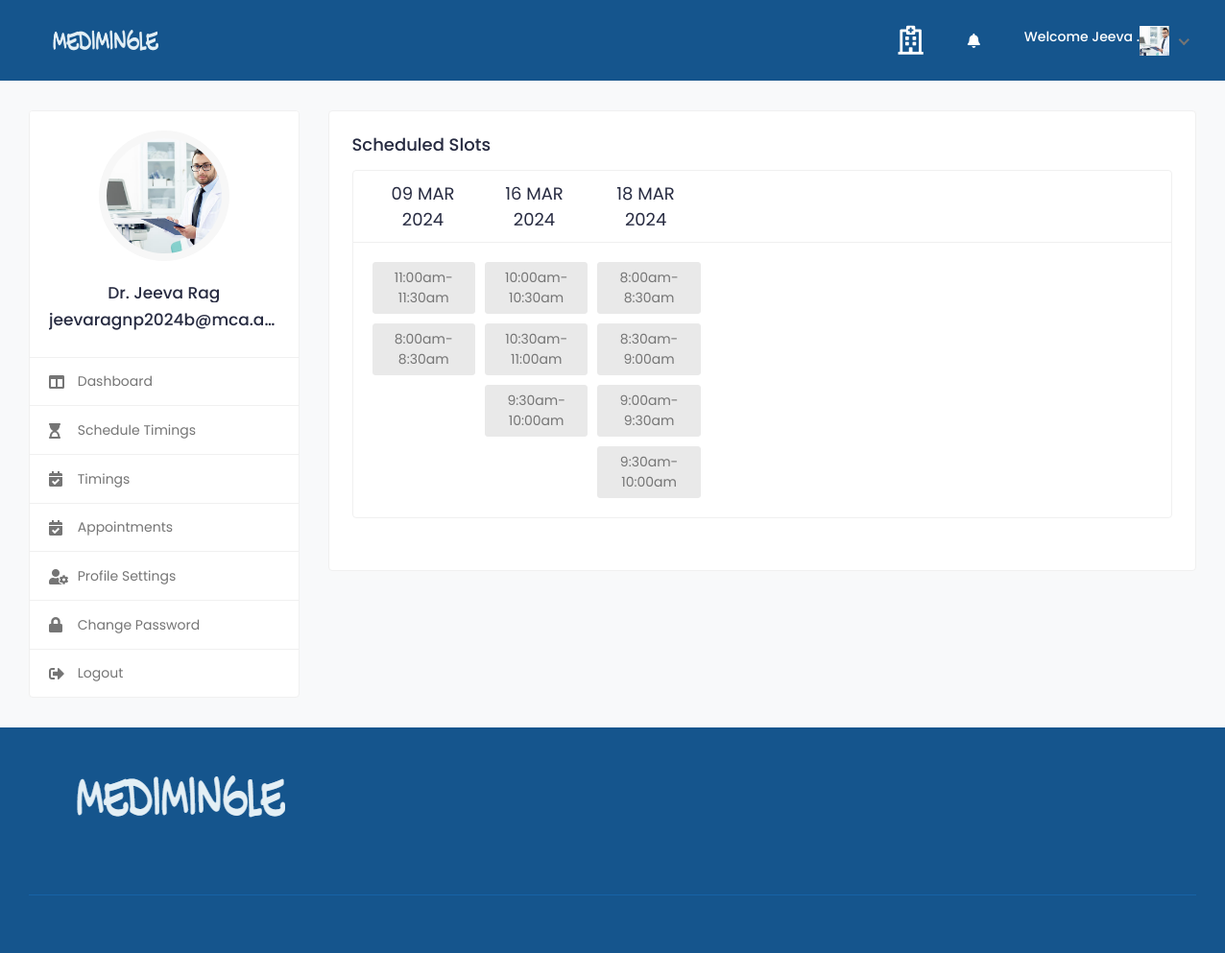
Page /view_slot (signed in) on the earlier database version.
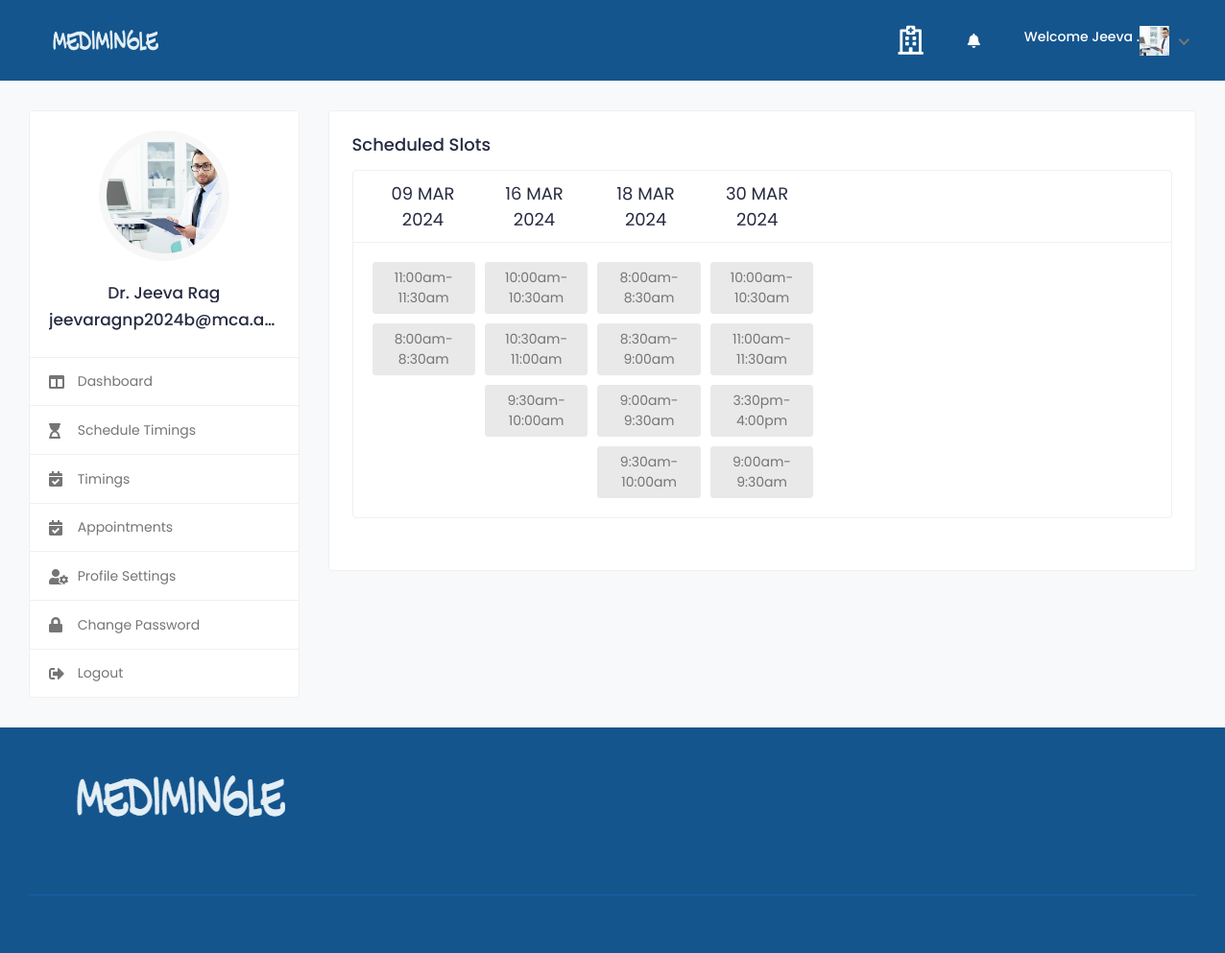
Same page on the later database version.
### medi/models.py (models this page shows, shortened)
class AppointmentTime(models.Model):
    day = models.CharField(max_length=50, null=True)
    from_to = models.CharField(max_length=50, null=True) # Time
    appointment_date = models.DateField(null=True)
    month = models.CharField(max_length=50, null=True)
    date = models.CharField(max_length=50, null=True)
    doctor = models.ForeignKey(Doctor, on_delete=models.CASCADE, null=True)

### medi/views.py (the view)
# urls.py: path('view_slot',views.view_slot,name='view_slot'),
@never_cache
@login_required(login_url='signin')
def view_slot(request):
    doctor = request.user.doctor
    doctor_slots = AppointmentTime.objects.filter(doctor=doctor).order_by('appointment_date', 'from_to')
    grouped_slots = {}
    for slot in doctor_slots:
        appointment_date = slot.appointment_date.strftime("%d %b %Y")
        if appointment_date not in grouped_slots:
            grouped_slots[appointment_date] = []
        grouped_slots[appointment_date].append(slot)
    context = {'grouped_slots': grouped_slots}
    return render(request, 'view_slot.html', context)

### templates/view_slot.html (shortened to what this page needs)
{% load static%}
{% include 'includes/doc_header.html' %}
<div class="col-md-7 col-lg-8 col-xl-9">
<div class="row">
	<div class="col-sm-12">
		<div class="card">
			<div class="card-body">
								<h4 class="card-title">Scheduled Slots</h4>
<div class="card booking-schedule schedule-widget">
    <div class="schedule-header">
        <div class="row">
            <div class="col-md-12">
                <div class="day-slot">
                    <ul>
                        {% for appointment_date, slots in grouped_slots.items %}
                        <li>
                            <span>{{ appointment_date }}</span>
                        </li>
                        {% endfor %}
                    </ul>
                </div>
            </div>
        </div>
    </div>
    <div class="schedule-cont">
        <div class="row">
            <div class="col-md-12">
                <div class="time-slot">
                    <ul class="clearfix">
                        {% for appointment_date, slots in grouped_slots.items %}
                        <li>
                            {% for slot in slots %}
                            <a class="timing" href="#">
                                <span>{{ slot.from_to }}</span>
                            </a>
                            {% endfor %}
                        </li>
                        {% endfor %}
                    </ul>
                </div>
            </div>
        </div>
    </div>
</div>
							</div>
						</div>
					</div>
				</div>
			</div>
		</div>
	</div>
</div>
</div>
			<footer class="footer">
				<div class="footer-top">
					<div class="container-fluid">
						<div class="row">
							<div class="col-lg-3 col-md-6">
								<div class="footer-widget footer-about">
									<div class="footer-logo">
										<img src="{% static '/assets/img/logo.png' %}" alt="logo">
									</div>
								</div>
							</div>
							<div class="col-lg-3 col-md-6">
							</div>
							<div class="col-lg-3 col-md-6">
							</div>
							<div class="col-lg-3 col-md-6">
							</div>
						</div>
					</div>
				</div>
                <div class="footer-bottom">
					<div class="container-fluid">
						<div class="copyright">
						</div>
					</div>
				</div>
			</footer>
	</body>
</html>

Differences in the rows shown:
added AppointmentTime: appointment_date "30 MAR 2024", from_to "10:00am-10:30am"
added AppointmentTime: from_to "11:00am-11:30am"
added AppointmentTime: from_to "3:30pm-4:00pm"
added AppointmentTime: from_to "9:00am-9:30am"
